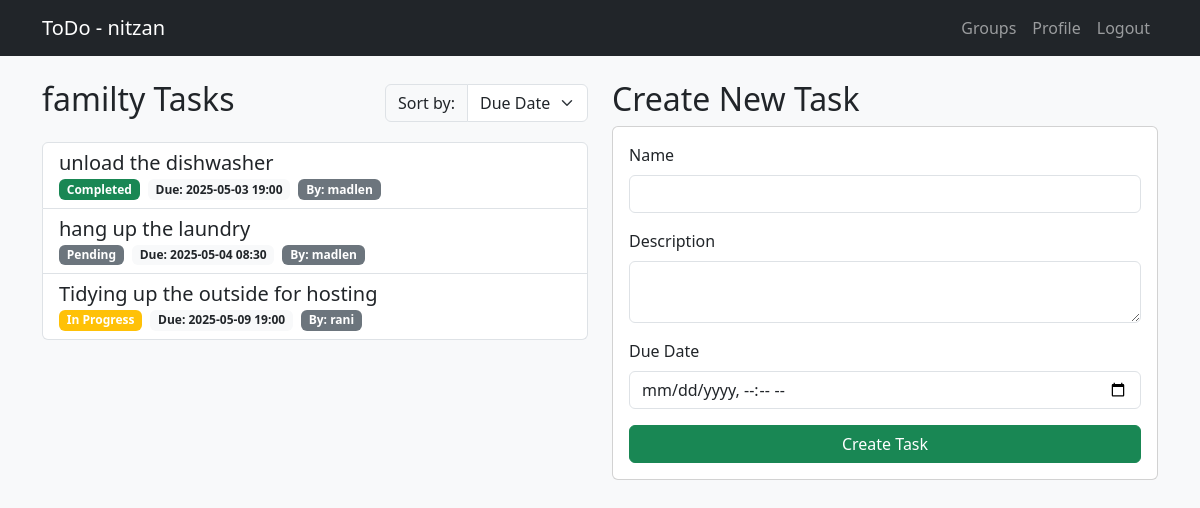
/group/2/tasks (signed in), run on the app's committed database.
### app/models/user.py (models this page shows, shortened)
class User(UserMixin, db.Model):
    __tablename__ = "users"
    id = db.Column(db.Integer, primary_key=True)
    username = db.Column(db.String(12), unique=True, nullable=False)
    password_hash = db.Column(db.String(128), nullable=False)
    user_groups = db.relationship('UserGroup', back_populates='user')

### app/models/group.py (models this page shows, shortened)
class Group(db.Model):
    __tablename__ = "groups"
    id = db.Column(db.Integer, primary_key=True)
    name = db.Column(db.String(50), nullable=False)
    description = db.Column(db.Text)
    group_users = db.relationship('UserGroup', back_populates='group', cascade='all, delete-orphan')
    tasks = db.relationship('Task', backref='group', cascade='all, delete-orphan')
    def get_user_role(self, user_id: int) -> int | None:
        membership = UserGroup.query.filter_by(group_id=self.id, user_id=user_id).first()
        return membership.role if membership else None
    def is_owner(self, user_id: int) -> bool:
        return self.get_user_role(user_id) == 2
    @property
    def members(self) -> list['User | None']:
        return [ug.user for ug in self.group_users]
    @property
    def admins(self) -> list['User | None']:
        return [ug.user for ug in self.group_users if ug.role == 1]

### app/models/task.py (models this page shows, shortened)
class Task(db.Model):
    __tablename__ = "tasks"
    id = db.Column(db.Integer, primary_key=True)
    name = db.Column(db.String(50), nullable=False)
    description = db.Column(db.Text)
    status = db.Column(db.String(20), default="Pending", nullable=False)
    due_date = db.Column(db.DateTime)
    author_id = db.Column(db.Integer, db.ForeignKey("users.id"), nullable=False)
    group_id = db.Column(db.Integer, db.ForeignKey("groups.id"), nullable=False)

### app/routes/tasks.py (the view, shortened to what this page needs)
@tasks_bp.route('/group/<int:group_id>/tasks', methods=['GET', 'POST'])
@login_required
def manage_tasks(group_id):
    group = Group.query.get(group_id)
    if not group:
        flash("Group not found", "danger")
        return redirect(url_for("groups.manage_groups"))
    if current_user not in group.members:
        flash("Access denied", "danger")
        return redirect(url_for("groups.manage_groups"))
    form = TaskForm()
    form.due_date.render_kw = {'min': datetime.now().strftime('%Y-%m-%dT%H:%M')}
    sort_by = request.args.get("sort", "due_date")
    sorted_tasks = sorted(group.tasks, key=lambda t: (
        {
            "due_date": t.due_date or datetime.max,
            "name": t.name.lower(),
            "status": ["Pending", "In Progress", "Completed"].index(t.status),
            "creator": (
                (0, User.query.get(t.author_id).username.lower())  # Your tasks come first
                if t.author_id == current_user.id else
                (1, User.query.get(t.author_id).username.lower())
            )
        }.get(sort_by, "due_date"),  # Primary sort key
        t.name.lower()  # Secondary sort by name for all options
    )
                          )
    return render_template("tasks/main.html",
                         form=form,
                         tasks=sorted_tasks,
                         group=group,
                         sort=sort_by,
                         User=User)

### app/forms/tasks.py (shortened to what this page needs)
class TaskForm(FlaskForm):
    name = StringField("Name", validators=[
        DataRequired(),
        Regexp(r"^[A-Za-z0-9 ]{3,50}$",
               message="Name: 3-50 alphanumeric characters and spaces.")
    ])
    description = TextAreaField('Description', validators=[Optional()])
    due_date = DateTimeLocalField('Due Date',
        validators=[Optional()],
        format='%Y-%m-%dT%H:%M',
    )
    submit = SubmitField('Create Task')

### app/extensions.py (called while the page is built)
@login_manager.user_loader
def load_user(user_id):
    from app.models.user import User
    return User.query.get(user_id)

### app/templates/tasks/main.html (shortened to what this page needs)
{% extends "base.html" %}
{% block content %}
<div class="row">
    <div class="col-md-6">
        <div class="d-flex justify-content-between align-items-center mb-3">
            <h2>{{ group.name }} Tasks</h2>
            <form method="GET" class="ms-3">
                <div class="input-group">
                    <label class="input-group-text" for="sort">Sort by:</label>
                    <select class="form-select" id="sort" name="sort" onchange="this.form.submit()">
                        <option value="due_date" {% if sort == 'due_date' %}selected{% endif %}>Due Date</option>
                    </select>
                </div>
            </form>
        </div>
        <div class="list-group">
            {% for task in tasks %}
                <a href="{{ url_for('tasks.manage_single_task', task_id=task.id) }}"
                   class="list-group-item list-group-item-action">
                    <div class="d-flex justify-content-between">
                        <div class="flex-grow-1 me-3">
                            <h5 class="mb-1">{{ task.name }}</h5>
                            <div class="d-flex gap-2">
                                <span class="badge bg-{% if task.status == 'Completed' %}success
                                                    {% elif task.status == 'In Progress' %}warning
                                                    {% else %}secondary{% endif %}">
                                    {{ task.status }}
                                </span>
                                {% if task.due_date %}
                                    <span class="badge bg-light text-dark">
                                        Due: {{ task.due_date.strftime('%Y-%m-%d %H:%M') }}
                                    </span>
                                {% endif %}
                                {% if current_user.id == task.author_id %}
                                    <span class="badge bg-info">
                                        By: You
                                    </span>
                                {% else %}
                                    <span class="badge bg-secondary">
                                        By: {{ User.query.get(task.author_id).username }}
                                    </span>
                                {% endif %}
                            </div>
                        </div>
                    </div>
                </a>
            {% else %}
                <div class="list-group-item text-center">No tasks found. Create one!</div>
            {% endfor %}
        </div>
    </div>
    <div class="col-md-6">
        <h2>Create New Task</h2>
        <div class="card">
            <div class="card-body">
                <form method="POST" action="{{ url_for('tasks.manage_tasks', group_id=group.id) }}">
                    <div class="mb-3">
                        {{ form.name.label(class="form-label") }}
                        {{ form.name(class="form-control") }}
                    </div>
                    <div class="mb-3">
                        {{ form.description.label(class="form-label") }}
                        {{ form.description(class="form-control") }}
                    </div>
                    <div class="mb-3">
                        {{ form.due_date.label(class="form-label") }}
                        {{ form.due_date(class="form-control") }}
                    </div>
                    <div class="d-grid">
                        {{ form.submit(class="btn btn-success") }}
                    </div>
                </form>
            </div>
        </div>
    </div>
</div>
{% endblock %}

### app/templates/base.html (shortened to what this page needs)
<!DOCTYPE html>
<html lang="en">
<head>
    <link href="https://cdn.jsdelivr.net/npm/bootstrap@5.3.0/dist/css/bootstrap.min.css" rel="stylesheet">
</head>
<body class="bg-light">
    <nav class="navbar navbar-expand-lg navbar-dark bg-dark">
        <div class="container">
            <a class="navbar-brand" href="{{ url_for('index.home') }}">
                ToDo{% if current_user.is_authenticated %} - {{ current_user.username }}{% endif %}
            </a>
            <div class="collapse navbar-collapse" id="navbarNav">
                <ul class="navbar-nav ms-auto">
                    {% if current_user.is_authenticated %}
                        <li class="nav-item"><a class="nav-link" href="{{ url_for('groups.manage_groups') }}">Groups</a></li>
                        <li class="nav-item"><a class="nav-link" href="{{ url_for('profile.manage_profile') }}">Profile</a></li>
                        <li class="nav-item"><a class="nav-link" href="{{ url_for('auth.logout') }}">Logout</a></li>
                    {% else %}
                        <li class="nav-item"><a class="nav-link" href="{{ url_for('auth.login') }}">Login</a></li>
                        <li class="nav-item"><a class="nav-link" href="{{ url_for('auth.register') }}">Register</a></li>
                    {% endif %}
                </ul>
            </div>
        </div>
    </nav>
    <div class="container mt-4">
        {% block content %}{% endblock %}
    </div>
</body>
</html>

### data on the page
User: username "nitzan"
Group: name "familty"
Task: name "unload the dishwasher", status "Completed", due_date "2025-05-03 19:00"
User: query.get "madlen"
Task: name "hang up the laundry", status "Pending", due_date "2025-05-04 08:30"
Task: name "Tidying up the outside for hosting", status "In Progress", due_date "2025-05-09 19:00"
User: query.get "rani"
